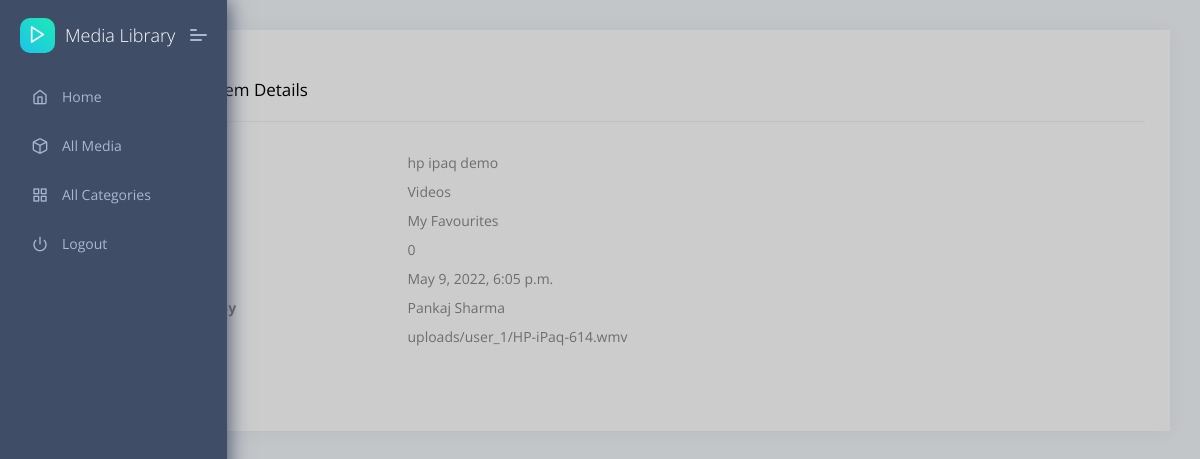
The app's page /detail/6 with its own data.
### media/models.py (models this page shows, shortened)
class MediaItem(models.Model):
    class Meta:
        verbose_name = "Media Item"
        verbose_name_plural = "Media Items"
        db_table = 'Media_Item'
    name = models.CharField(max_length=200)
    type = models.ForeignKey(MediaType, on_delete=models.SET_NULL, null=True)
    category = models.ForeignKey(
        MediaCategory, on_delete=models.SET_NULL, null=True)
    path = models.FileField(upload_to=user_directory_path)
    size = models.BigIntegerField(default=0)
    created_on = models.DateTimeField('Created On', default=datetime.now)
    updated_on = models.DateTimeField('Updated On', default=datetime.now)
    created_by = models.ForeignKey(
        User, on_delete=models.SET_NULL, null=True, name='Created By', related_name='+')
    updated_by = models.ForeignKey(
        User, on_delete=models.SET_NULL,  null=True, name='Updated By', related_name='+')

### media/views.py (the view)
# urls.py: path('detail/<int:id>', views.detail, name='media_detail'),
def detail(request, id):
    media_item = get_data_from_db('all_media', {'id': id})
    return render(request, "media/detail.html", {'all_media': media_item})

### media/sql_wrapper.py (called while the page is built)
def get_data_from_db(name, params=None):
    query = None
    if name == 'all_media':
        query = all_media_query
        if params and 'id' in params:
            query += ' where mi.id={id}'.format(id=params['id'])
    elif name == 'all_category':
        query = all_category_query
    with connection.cursor() as cursor:
        cursor.execute(query)
        records = __recordToJson(cursor)
    return records

def __recordToJson(cursor):
    colnames = [x[0] for x in cursor.description]
    tmprec = cursor.fetchall()
    records = []
    for rec in tmprec:
        records.append(dict(zip(colnames, rec)))
    return records

### templates/media/detail.html (shortened to what this page needs)
{% extends "layouts/base.html" %}
{% block content %}
<div class="pcoded-content">
    <div class="pcoded-inner-content">
        <div class="main-body">
            <div class="page-wrapper">
                <div class="row">
                    <div class="col-xl-12">
                        <div class="card">
                            <div class="card-block table-border-style">
                                <div class="card-header">
                                    <h5>Media Item Details</h5>
                                </div>
                                <div class="card-body">
                                    {% for media in all_media %}
                                        <dl class="dl-horizontal row">
                                            <dt class="col-sm-3">Name</dt>
                                            <dd class="col-sm-9">{{media.name}}</dd>
                                            <dt class="col-sm-3">Type</dt>
                                            <dd class="col-sm-9">{{media.type}}</dd>
                                            <dt class="col-sm-3">Category</dt>
                                            <dd class="col-sm-9">{{media.category}}</dd>
                                            <dt class="col-sm-3">Size</dt>
                                            <dd class="col-sm-9">{{media.size}}</dd>
                                            <dt class="col-sm-3">Created</dt>
                                            <dd class="col-sm-9">{{media.created_on}}</dd>
                                            <dt class="col-sm-3">Created By</dt>
                                            <dd class="col-sm-9">{{media.created_by}}</dd>
                                            <dt class="col-sm-3">Path</dt>
                                            <dd class="col-sm-9">{{media.path}}</dd>
                                        </dl>
                                    {% endfor %}
                                </div>
                            </div>
                        </div>
                    </div>
                </div>
            </div>
        </div>
    </div>
</div>
{% endblock content %}

### records on screen
MediaItem: name "hp ipaq demo", type "Videos", category "My Favourites", size "0", created_on "May 9, 2022, 6:05 p.m.", created_by "Pankaj Sharma", path "uploads/user_1/HP-iPaq-614.wmv"
